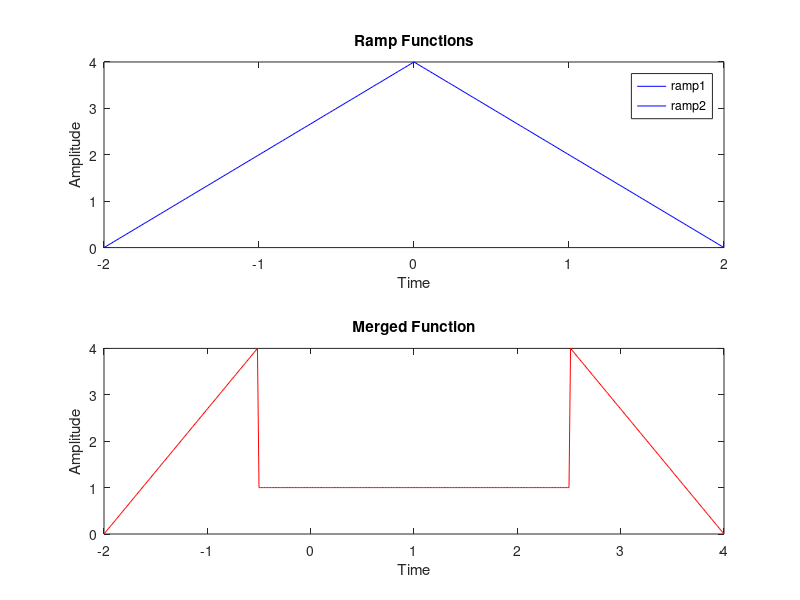

This figure's MATLAB source:
% Define the ramp functions
t1 = linspace(-2,0,100);
ramp1 = 2*t1 + 4;

t2 = linspace(0,2,100);
ramp2 = -2*t2 + 4;

% Define the step function
step = ones(1, 201);

% Merge the ramp functions with the step function
merged = [ramp1 step ramp2];

% Plot the ramp functions and the merged function
subplot(2,1,1)
plot(t1,ramp1,'b',t2,ramp2,'b')
title('Ramp Functions')
xlabel('Time')
ylabel('Amplitude')
legend('ramp1','ramp2')

subplot(2,1,2)
plot(linspace(-2,4,401),merged,'r')
title('Merged Function')
xlabel('Time')
ylabel('Amplitude')
